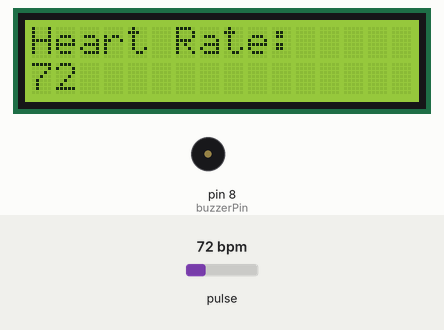
Simulated run of this sketch. Board: Arduino Uno, built with avr-gcc and run on an emulated ATmega328P. Shown: 16×2 character LCD, buzzer (waves = sounding, pin HIGH). Inputs (shaded band) come from the test bench; at power-on: pulse 72 bpm. What the sketch prints to the serial monitor is not drawn.

Above: at 3.2 s.
3.3 s: pulse set to 99 bpm
At 5.3 s:
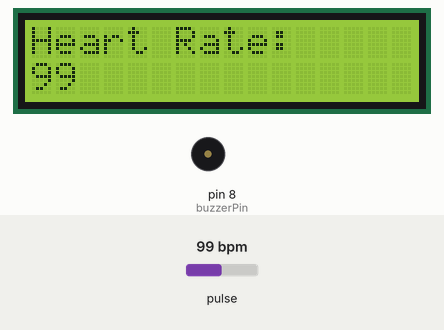
5.6 s: pulse set to 102 bpm
At 7.4 s:
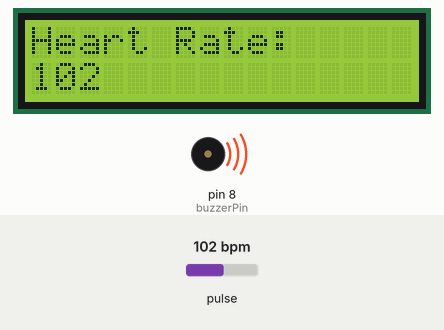
7.8 s: pulse set to 42 bpm
At 8.5 s:
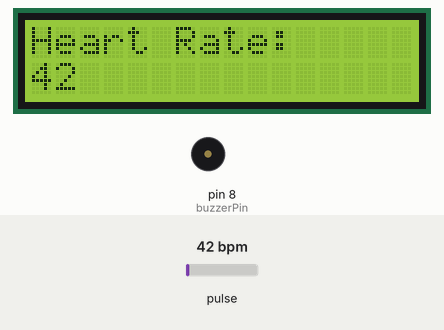
Timing chart, 0 to 10.8 s (numbered marks = the images above; inputs shaded):
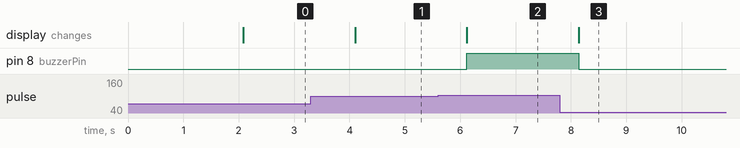

Measured:
- the behaviour switches between 100 and 101 bpm on pulse (found by bisection; images 1 and 2)
- after the input at 3.3 s, the display: changes after 0.80 s (image 1)
- after the input at 5.6 s, pin 8 (buzzerPin): LOW → HIGH after 0.52 s; the display: changes after 0.52 s (image 2)
- after the input at 7.8 s, pin 8 (buzzerPin): HIGH → LOW after 0.34 s; the display: changes after 0.34 s (image 3)

The sketch:

heart_rate_monitor.ino
```cpp
#include <PulseSensorPlayground.h>
#include <LiquidCrystal_I2C.h>

const int PulseWire = A0;
const int Threshold = 550;
const int buzzerPin = 8;

int alertBPM = 100;


PulseSensorPlayground pulseSensor;
LiquidCrystal_I2C lcd(0x27, 16, 2);

void setup() {
  Serial.begin(9600);

  lcd.init();
  lcd.backlight();

  pinMode(buzzerPin, OUTPUT);
  digitalWrite(buzzerPin, LOW);

  pulseSensor.analogInput(PulseWire);
  pulseSensor.setThreshold(Threshold);
  pulseSensor.begin();

  lcd.setCursor(0,0);
  // lcd.print("Heart Monitor");
  delay(2000);
  lcd.clear();
}

void loop() {
  int myBPM = pulseSensor.getBeatsPerMinute();

  if (pulseSensor.sawStartOfBeat()) {

    // Serial.print("BPM: ");
    Serial.println(myBPM);

    lcd.clear();
    lcd.setCursor(0,0);
    lcd.print("Heart Rate:");

    lcd.setCursor(0,1);
    lcd.print(myBPM);
    // lcd.print(" BPM");

    if (myBPM > alertBPM) {
      digitalWrite(buzzerPin, HIGH);
    } else {
      digitalWrite(buzzerPin, LOW);
    }
  }

  delay(2000);
}
```
